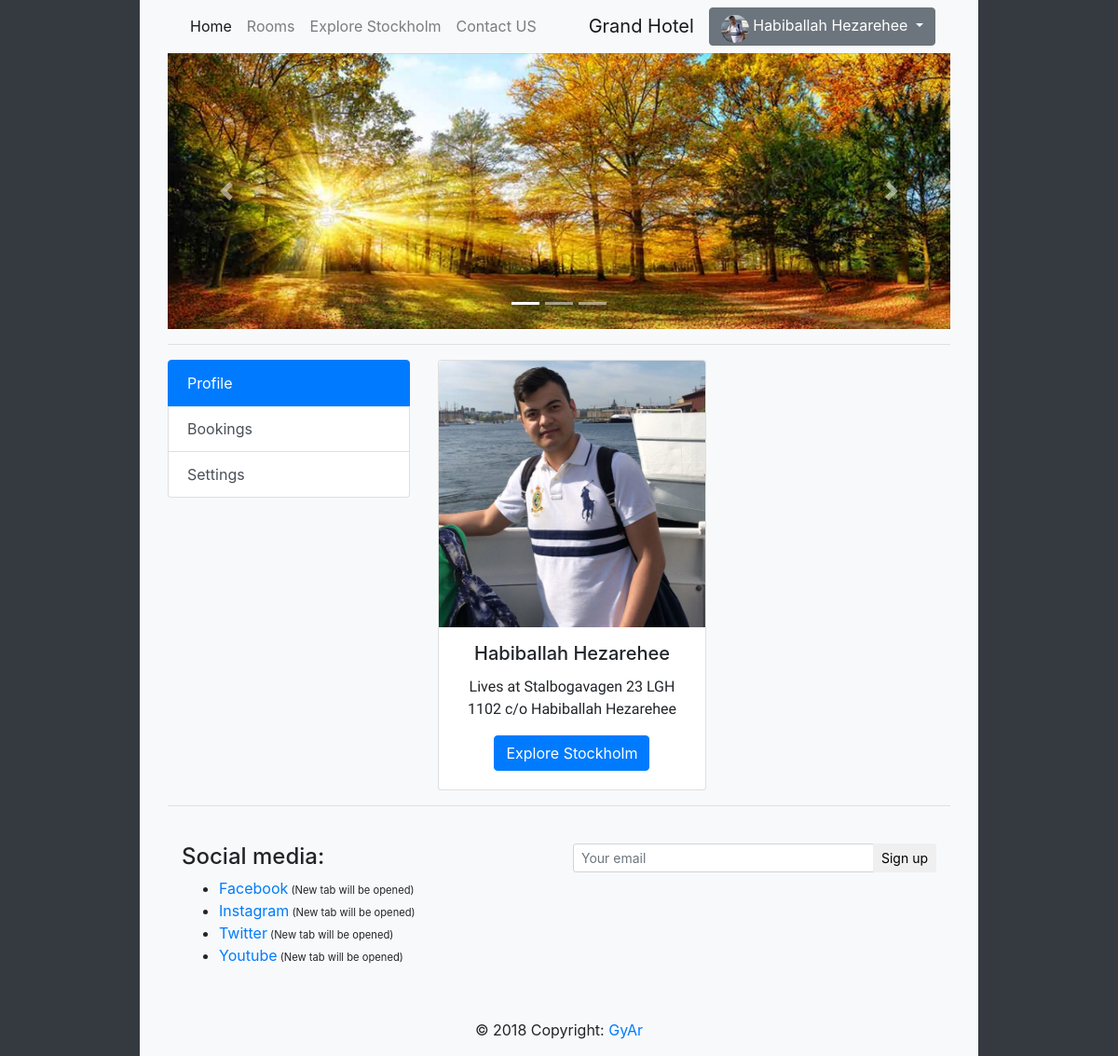
The page /profile.php (signed in) on the database its author committed.
### tables this page shows
CREATE TABLE IF NOT EXISTS `generalsettings` (
  `id` int(11) NOT NULL AUTO_INCREMENT,
  `title` varchar(59) NOT NULL,
  `language` varchar(3) NOT NULL,
  `facebook` varchar(259) NOT NULL,
  `instagram` varchar(259) NOT NULL,
  `youtube` varchar(259) NOT NULL,
  `address` text NOT NULL,
  `telnr` varchar(59) NOT NULL,
  PRIMARY KEY (`id`)
);

CREATE TABLE IF NOT EXISTS `user` (
  `id` int(11) NOT NULL AUTO_INCREMENT,
  `fullname` varchar(259) NOT NULL,
  `email` varchar(259) NOT NULL,
  `telnr` varchar(50) NOT NULL,
  `password` varchar(259) NOT NULL,
  `address` varchar(259) NOT NULL,
  `country` varchar(259) NOT NULL,
  `zip` varchar(11) NOT NULL,
  `city` varchar(259) NOT NULL,
  `address2` text NOT NULL,
  `image` text NOT NULL,
  `accesslevel` int(11) NOT NULL,
  PRIMARY KEY (`id`),
  UNIQUE KEY `user-email` (`email`)
);

### profile.php (the view, shortened to what this page needs)
<?php
include_once 'header.php';
if (isset($_SESSION['currentID'])) {
    $userID = $_SESSION['currentID'];
    ?>
    <div class="row">
        <div class="col-4">
            <div class="list-group" id="list-tab" role="tablist">
                <a class="list-group-item list-group-item-action active" id="list-home-list" data-toggle="list"
                   href="#list-home" role="tab" aria-controls="home">Profile</a>
                <a class="list-group-item list-group-item-action" id="list-profile-list" data-toggle="list"
                   href="#list-profile" role="tab" aria-controls="profile">Bookings</a>
                <a class="list-group-item list-group-item-action" id="list-messages-list" data-toggle="list"
                   href="#list-messages" role="tab" aria-controls="messages">Settings</a>
            </div>
        </div>
        <div class="col-8 profile-card">
            <div class="tab-content" id="nav-tabContent">
                <div class="tab-pane fade show active" id="list-home" role="tabpanel" aria-labelledby="list-home-list">
                    <div class="card" style="width: 18rem;">
                        <?php
                        $userSQL = "SELECT * FROM user WHERE id='$userID'";
                        $userResult = $conn->query($userSQL);
                        if ($userResult->num_rows != 0) {
                        while ($userRows = $userResult->fetch_assoc()) {
                        ?>
                        <img class="card-img-top" src="img-profile/profile.jpg" alt="Card image cap">
                        <div class="card-body">
                            <h5 class="card-title"><?php echo $userRows['fullname'] ?></h5>
                            <p class="card-text">Lives
                                at <?php echo $userRows['address'] . " " . $userRows['address2'] ?> </p>
                            <?php
                            }
                            }
                            ?>
                            <a href="explore.php" class="btn btn-primary">Explore Stockholm</a>
                        </div>
                    </div>
                </div>
            </div>
        </div>
    </div>
    <?php
} else {
    header("Location: login.php");
}
?>
<?php
include_once 'footer.php';
?>

### header.php (shortened to what this page needs)
<?php include_once 'function/functions.php';
$generalSQL = "SELECT * FROM generalsettings";
$generalResult = $conn->query($generalSQL);
if ($generalResult->num_rows != 0) {
    while ($generalRows = $generalResult->fetch_assoc()) {
        ?>
<!DOCTYPE html>
<html lang="<?php echo $generalRows['language'] ?>">
<head>
    <link rel="stylesheet" href="asset/bootstrap.css" type="text/css">
    <link rel="stylesheet" href="asset/main.css" type="text/css">
</head>
<body class="bg-dark">
<div class="bg-light col-md-9 mx-auto">
    <nav class="navbar navbar-expand-lg navbar-light bg-light">
        <div class="container">
            <a class="navbar-brand order-1" href="#">Grand Hotel</a>
            <?php
            if (isset($_SESSION["currentID"])) {
                $currentID = $_SESSION['currentID'];
                $sql = "SELECT * FROM user WHERE id = '$currentID'";
                $result = $conn->query($sql);
                if ($result->num_rows != 0) {
                    while ($rows = $result->fetch_assoc()) {
                        $fullName = $rows['fullname'];
                        ?>
                        <div class="dropdown order-2">
                            <button class="btn btn-secondary dropdown-toggle float-right" type="button"
                                    id="dropdownMenuButton"
                                    data-toggle="dropdown" aria-haspopup="true" aria-expanded="false">
                                <span><img class="profile-img" src="<?php echo $rows['image'] ?>"> </span>
                                <?php echo $fullName ?>
                            </button>
                        </div>
                        <?php
                    }
                }
            } else {
                echo '<span class="order-2 login"><a href="login.php">Login</a> or <a href="register.php">sign up</a></span>';
            } ?>
            <div class="collapse navbar-collapse" id="navbarNav">
                <ul class="navbar-nav">
                    <li class="nav-item active">
                        <a class="nav-link" href="index.php">Home <span class="sr-only">(current)</span></a>
                    </li>
                    <li class="nav-item">
                        <a class="nav-link" href="rooms.php">Rooms</a>
                    </li>
                    <li class="nav-item">
                        <a class="nav-link" href="explore.php">Explore Stockholm</a>
                    </li>
                    <li class="nav-item">
                        <a class="nav-link " href="contact-us.php">Contact US</a>
                    </li>
                </ul>
            </div>
        </div>
    </nav>
    <div class="container">
        <header>
        <div id="carouselExampleIndicators" class="carousel slide" data-ride="carousel">
  <ol class="carousel-indicators">
    <li data-target="#carouselExampleIndicators" data-slide-to="0" class="active"></li>
    <li data-target="#carouselExampleIndicators" data-slide-to="1"></li>
    <li data-target="#carouselExampleIndicators" data-slide-to="2"></li>
  </ol>
  <div class="carousel-inner">
    <div class="carousel-item active">
      <img class="d-block w-100" src="img/slider01.jpg" alt="First slide">
    </div>
  </div>
  <a class="carousel-control-prev" href="#carouselExampleIndicators" role="button" data-slide="prev">
    <span class="carousel-control-prev-icon" aria-hidden="true"></span>
  </a>
  <a class="carousel-control-next" href="#carouselExampleIndicators" role="button" data-slide="next">
    <span class="carousel-control-next-icon" aria-hidden="true"></span>
  </a>
</div>
        </header>
        <hr>
        <?php  }} ?>

### asset/main.css (style rules this page uses)
body { background-color: #4e555b !important; }
header { text-align: center; background-color: #6c757d; }
header img { max-height: 300px; }
header h1, button { margin: auto; }
p { font-family: 'Varela Round', sans-serif; }
img { margin-bottom: -4px; }
.active, .demo:hover { opacity: 1; }
.profile-card { text-align: center; }
.profile-img { width: 30px; height: 30px; border-radius: 50%; }

### rows shown on the page
user: fullname "Habiballah Hezarehee", address "Stalbogavagen 23 LGH 1102", address2 "c/o Habiballah Hezarehee"
